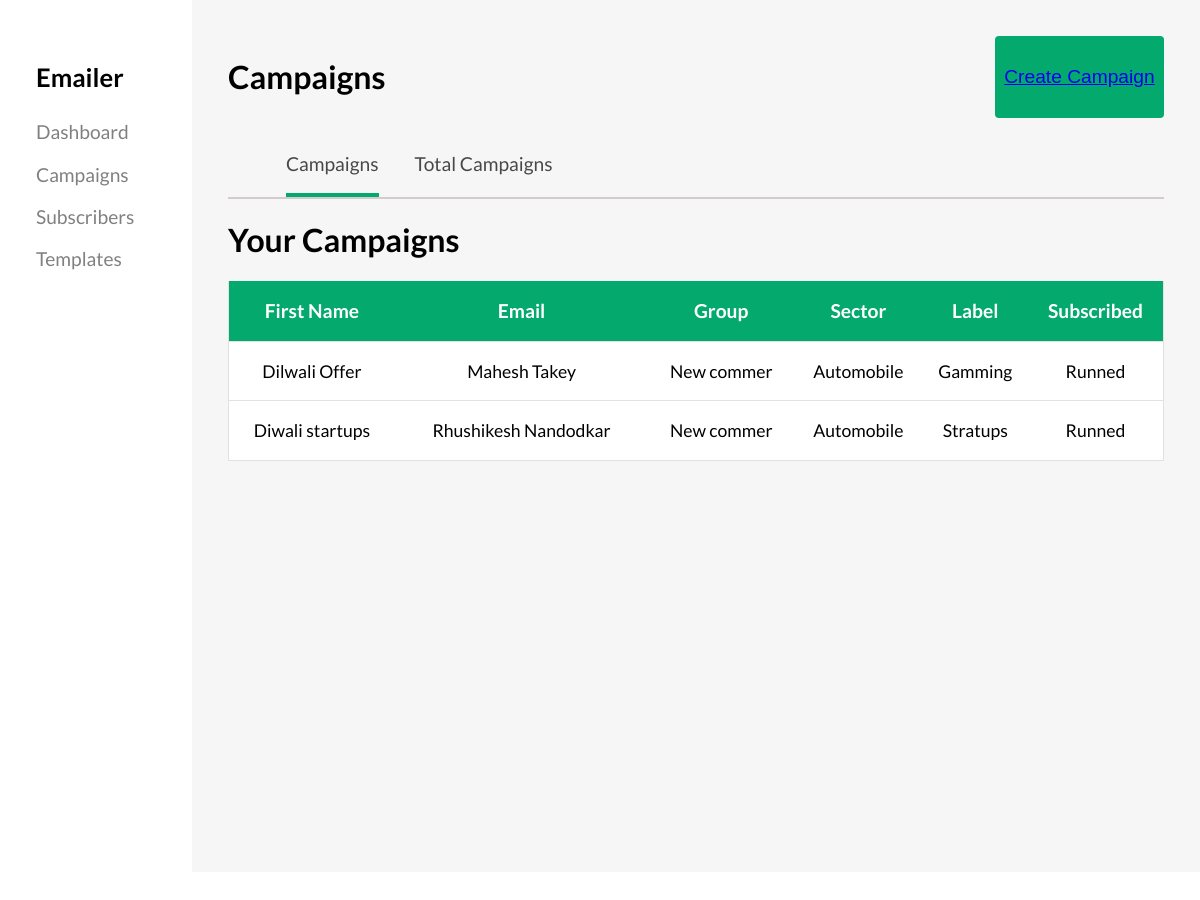
Page /campaign on the committed database.
### app/models.py (models this page shows, shortened)
class CampaignsModel(models.Model):
    campaign_name = models.CharField(max_length=200)
    subject = models.TextField()
    sender = models.CharField(max_length=200)
    label = models.ForeignKey(LableModel, on_delete=models.CASCADE)
    group = models.ForeignKey(GroupModel, on_delete=models.CASCADE)
    sector = models.ForeignKey(SectorModel, on_delete=models.CASCADE)
    template = models.FileField(upload_to='files')

class GroupModel(models.Model):
    group_name = models.CharField(max_length=200)
    def __str__(self):
        return self.group_name

class SectorModel(models.Model):
    sector_name = models.CharField(max_length=200)
    def __str__(self):
        return self.sector_name

class LableModel(models.Model):
    lable_name = models.CharField(max_length=200)
    def __str__(self):
        return self.lable_name

### app/views.py (the view)
# urls.py: path('campaign', views.campaign, name='campaign'),
def campaign(request):
    campaigns = CampaignsModel.objects.all()
    return render(request, "campaign.html", {'campaigns': campaigns})

### templates/campaign.html (shortened to what this page needs)
<!DOCTYPE html>
<html lang="en">
<head>
    <link rel="stylesheet" href="../static/campaigns.css">
</head>
<body>
    <div class="dashboard">
        <div class="left-bar">
            <h3>Emailer</h3>
            <ul>
                <li><a href="/">Dashboard</a></li>
                <li><a href="/campaign">Campaigns</a></li>
                <li><a href="">Subscribers</a></li>
                <li><a href="">Templates</a></li>
            </ul>
        </div>
    </div>
    <div class="main-content">
    <div class="heading">
        <h1>Campaigns</h1>
        <button class="btn"><a href="http://127.0.0.1:8000/admin/app/campaignsmodel/">Create Campaign</a></button>
    </div>
    <div class="options-section">
        <ul>
            <li class="active"><a href="" >Campaigns</a></li>
            <li><a href="">Total Campaigns</a></li>
        </ul>
    </div>
    <div class="sub-list">
       <div className="heading"><h1>Your Campaigns</h1></div>
          <table>
            <thead>
              <th>First Name</th>
              <th>Email</th>
              <th>Group</th>
              <th>Sector</th>
              <th>Label</th>
              <th>Subscribed</th>
            </thead>
            <tbody>
            {% for i in campaigns %}
            <tr>
                <td><a href="campdetails/{{i.id}}">{{i.campaign_name}}</a></td>
                <td><a href="campdetails/{{i.id}}">{{i.sender}}</a></td>
                <td><a href="campdetails/{{i.id}}">{{i.group}}</a></td>
                <td><a href="campdetails/{{i.id}}">{{i.sector}}</a></td>
                <td><a href="campdetails/{{i.id}}">{{i.label}}</a></td>
                <td><a href="campdetails/{{i.id}}" class="btn">Runned</a></td>
             </tr>
            {% endfor %}
            </tbody>
          </table>
    </div>
    </div>
</body>
</html>

### static/campaigns.css (style rules this page uses)
body { font-family: 'Lato', sans-serif; }
.left-bar { width: 16%; background: white; position: absolute; overflow-y: auto; top: 0; left: 0; height: 100%; padding: 3%; }
.left-bar h3 { font-size: 1.6rem; }
.left-bar ul { margin: 15% 0; list-style: none; padding: 0; }
.left-bar ul li { margin: 10% 0; }
.left-bar ul li a { color: gray; font-size: 1.2rem; text-decoration: none; }
.main-content { background-color: rgba(230, 230, 230, 0.349); height: 100vh; position: absolute; width: 78%; right: 0; top: 0%; padding: 3%; }
.main-content h1 { color: black; font-size: 2rem; }
.heading { display: flex; justify-content: space-between; }
.heading .btn { padding: 1%; border-radius: 4px; background-color: #04AA6D; border: none; font-size: 1.2rem; color: white; }
.sub-list { width: 100%; }
table { padding: 3% 0; width: 100%; text-align: center; border-collapse: collapse; }
table th { padding: 02% 0; background-color: #04AA6D; font-size: 1.2rem; color: white; }
table tr { border-bottom: 1px solid rgb(228, 225, 225); border-left: 1px solid rgb(228, 225, 225); border-right: 1px solid rgb(228, 225, 225); }
table a { color: black; text-decoration: none; }
table tr td { padding: 2% 0; font-size: 1.1rem; background-color: white; }
.options-section { width: 100%; }
.options-section ul { list-style: none; display: flex; border-bottom: 2px solid rgb(212, 204, 204); }
.options-section ul li { margin: 0 2%; padding: 2% 0; }
.options-section ul li.active { border-bottom: 4px solid #04AA6D; }
.options-section ul li a { text-decoration: none; font-size: 1.2rem; color: rgb(73, 72, 72); }

### rows in the picture
CampaignsModel: campaign_name "Dilwali Offer", sender "Mahesh Takey", group "New commer", sector "Automobile", label "Gamming"
CampaignsModel: campaign_name "Diwali startups", sender "Rhushikesh Nandodkar", group "New commer", sector "Automobile", label "Stratups"
